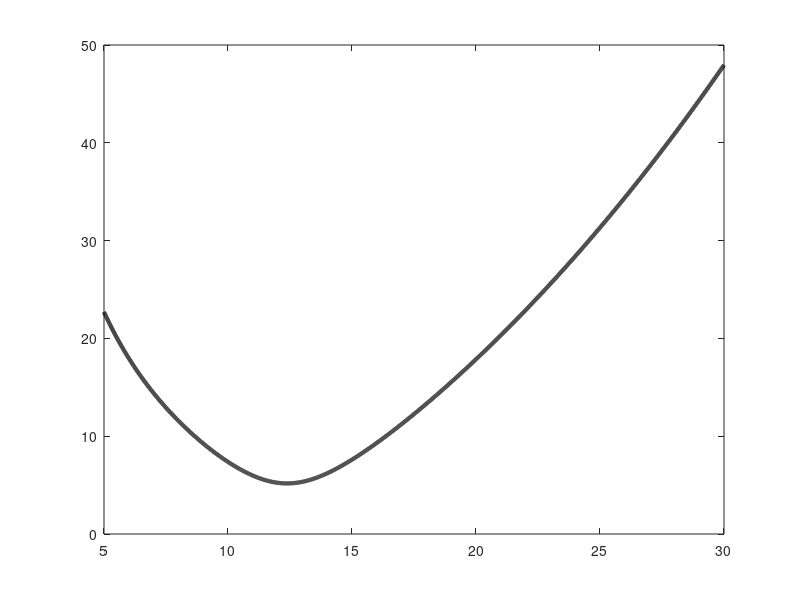

Write MATLAB code to recreate this figure. (Note: this script raises an error after producing the figure.)
clear; close all; clc;
% Code gives the Faraday threshold, the Gamma needed to get a certain
% Gamma/GammaF ratio and the required minimum radius to meet the 
% system requirements
%% Physical parameters
rho    = 949.0;        % [kg/m^3]
sigma  = 20.6e-3;      % [N/m]
nu     = 20.0e-6;      % [m^2/s]
g      = 9.81;         % [m/s^2]
omega0 = 160.0*pi;     % [rad/s]

%% Requirement parameter
delta_lambda = 0.10;   % require lambda_F / r_horizon <= delta_lambda

%% Gamma ratio target

Gamma_ratio_target = 0.95;   % [-]

%% Search interval for k
k_min = 500.0;         % [1/m]
k_max = 3000.0;        % [1/m]

%% Definitions
omegaF = omega0/2.0;

omega2  = @(k) g.*k + (sigma/rho).*k.^3;
omega   = @(k) sqrt(omega2(k));
gamma   = @(k) 2.0*nu.*k.^2;
omegag2 = @(k) g.*k;

Gamma_curve = @(k) ...
    (2.0 ./ omegag2(k)) .* sqrt( ...
    (omega2(k) + gamma(k).^2 - 0.25*omega0^2).^2 ...
    + omega0^2 .* gamma(k).^2 );

%% Faraday threshold from neutral curve
% The neutral curve is used here only to obtain GammaF.  The k-location of
% the minimum is not used as the Faraday wavelength in the requirement.
opts = optimset('TolX', 1e-12, 'Display', 'off');
[k_min_neutral, GammaF] = fminbnd(Gamma_curve, k_min, k_max, opts);

%% Desired forcing amplitude from selected Gamma/GammaF ratio
Gamma_target = Gamma_ratio_target * GammaF;   

%% Resonance wavenumber: omega(k) = omega0/2
% The Faraday wavelength used in the length requirement is obtained from the
% resonance condition, not from the minimum of the neutral curve.
residual = @(k) omega2(k) - omegaF^2;
kF_resonance = fzero(residual, [k_min, k_max]);

lambdaF_resonance = 2*pi/kF_resonance;

%% Radius requirement
r_horizon_min = lambdaF_resonance / delta_lambda;

%% Output
fprintf('\nFaraday threshold and resonance calculation\n');
fprintf('------------------------------------------\n');

fprintf('From neutral curve:\n');
fprintf('  GammaF                = %.10f [-]\n', GammaF);

fprintf('\nSelected forcing ratio:\n');
fprintf('  Gamma/GammaF target             = %.10f [-]\n', Gamma_ratio_target);
fprintf('  Required Gamma                  = %.10f [-]\n', Gamma_target);


fprintf('\nFrom resonance omega(k)=omega0/2:\n');
fprintf('  kF_resonance          = %.10f 1/m\n', kF_resonance);
fprintf('  lambdaF_resonance     = %.10e m\n', lambdaF_resonance);

fprintf('\nLength requirement, using lambdaF_resonance:\n');
fprintf('  r_horizon >= %.10e m = %.4f lambda_F\n', ...
    r_horizon_min, r_horizon_min/lambdaF_resonance);

%% Plot neutral curve
Nk = 3000;
k_plot = linspace(k_min, k_max, Nk);
Gamma_plot = Gamma_curve(k_plot);

% Plot in cm^{-1}, matching the visual convention used in Milewski et al.
k_plot_cm = k_plot/100.0;
k_min_neutral_cm = k_min_neutral/100.0;

figure('Color','w');

plot(k_plot_cm, Gamma_plot, 'k-', 'LineWidth', 3.0);
hold on;

% Horizontal dotted threshold line through the minimum, as in the Milewski
% neutral-curve figure. This visually marks GammaF, while the length
% requirement still uses kF_resonance from omega(kF)=omega0/2.
yline(GammaF, ':', 'Color', [0.45 0.45 0.45], ...
    'LineWidth', 2.5, 'HandleVisibility', 'off');

% Small marker at the minimum, for visual reference only.
plot(k_min_neutral_cm, GammaF, 'kx', ...
    'MarkerSize', 12, 'LineWidth', 1.5, 'HandleVisibility', 'off');

grid on; box on;

xlabel('$k$ [cm$^{-1}$]', 'Interpreter','latex', 'FontSize', 14);
ylabel('$\Gamma$', 'Interpreter','latex', 'FontSize', 14);

legend({'$\Gamma(k)$'}, ...
    'Interpreter','latex', ...
    'Location','best');

set(gca, 'FontSize', 12);
